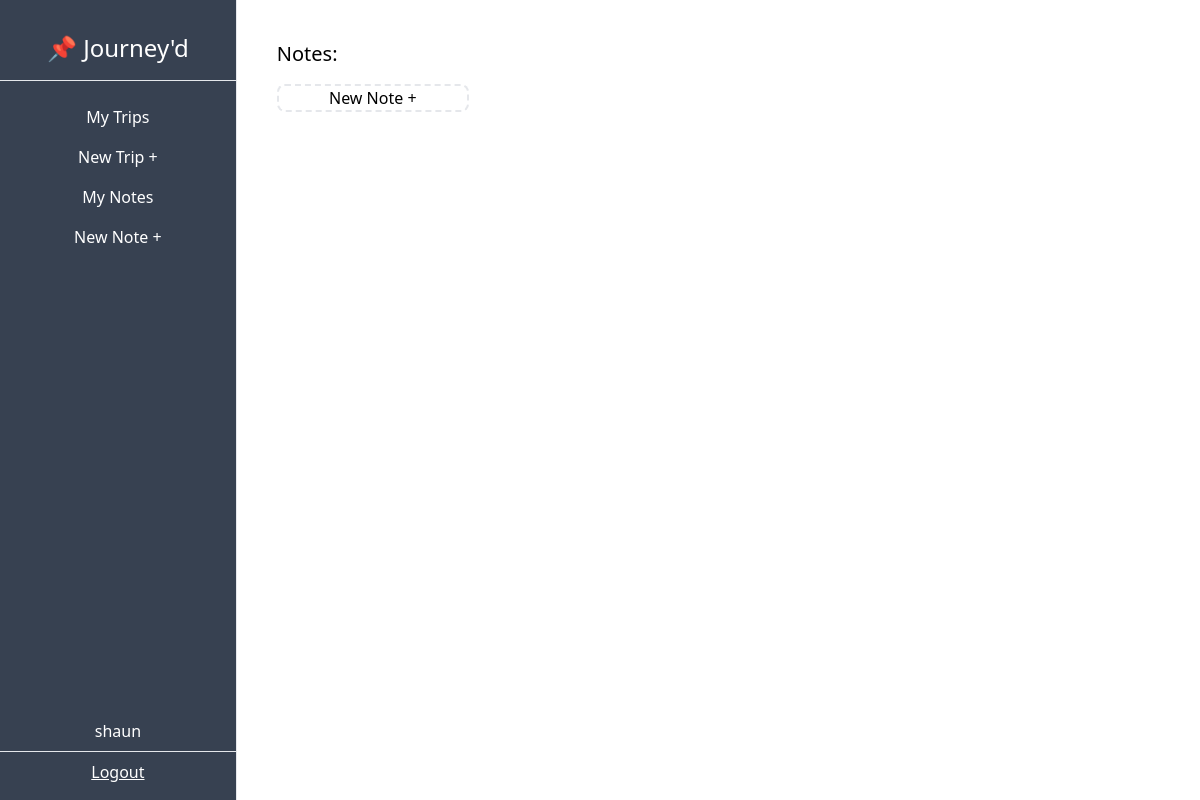
/dashboard/note (signed in), run on an earlier commit of the app's database.
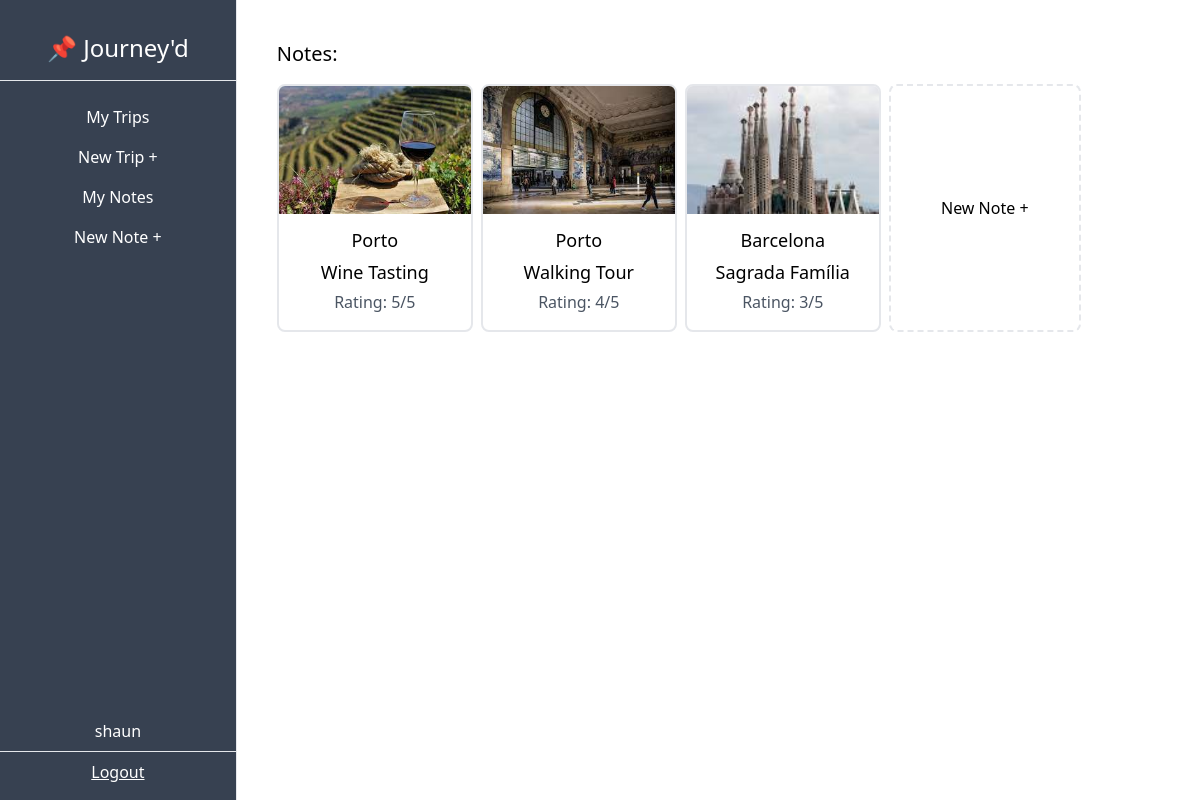
And on a later commit of the database.
### TripTrak/models.py (models this page shows, shortened)
class Note(models.Model):
    trip = models.ForeignKey(Trip, on_delete=models.CASCADE, related_name='notes')
    name = models.CharField(max_length=100)
    description = models.TextField()
    type = models.CharField(max_length=100, choices=EXCURSIONS)
    img = models.ImageField(upload_to='notes', blank=True, null=True)
    rating = models.PositiveSmallIntegerField(default=1, validators=[MaxValueValidator(5)])

class Trip(models.Model):
    city = models.CharField(max_length=50)
    country = models.CharField(max_length=2)
    start_date = models.DateField(blank=True, null=True)
    end_date = models.DateField(blank=True, null=True)
    owner = models.ForeignKey(User, on_delete=models.CASCADE, related_name='trips')

### TripTrak/views.py (the view)
# urls.py: path('dashboard/note',  NoteListView.as_view(), name='note-list'),
class NoteListView(ListView):
    model = Note
    def get_queryset(self):
        queryset = Note.objects.filter(trip__owner=self.request.user)
        return queryset

### TripTrak/templates/TripTrak/note_list.html
{% extends 'TripTrak/_base.html' %}
{% block content %}
<h3 class="text-xl pb-4">Notes:</h3>
<div class="flex gap-2 flex-wrap">
    {% for note in object_list %}
    <a href="{% url 'note-detail' note.pk %}">
        <div class="border-2 rounded-lg pb-4 hover:shadow">
            {% if note.img %}
                <img class="w-48 h-32 object-cover overflow-hidden rounded-t-md" src="{{note.img.url}}" alt="{{note.name}}">
            {% else %}
                <div class="w-48 h-32 object-cover overflow-hidden rounded-t-md"></div>
            {% endif %}
            <p class="text-center mt-3 text-lg">{{note.trip.city}}</p>
            <p class="text-center mt-1 text-lg">{{note.name}}</p>
            <p class="text-center mt-1 text-gray-600">Rating: {{note.rating}}/5</p>
        </div>
    </a>
    {% endfor %}
    <a href="{% url 'note-create' %}">
        <div class="border-2 border-dashed rounded-lg hover:shadow w-48 h-full flex justify-center items-center">
            <p class="">New Note +</p>
        </div>
    </a>
</div>
{% endblock content %}

### TripTrak/templates/TripTrak/_base.html (shortened to what this page needs)
<!DOCTYPE html>
<html lang="en">
    <head>
        <script src="https://cdn.tailwindcss.com"></script>
      </head>
<body>
    <div class="flex-col md:flex-row flex h-screen">
        <div class="md:h-screen bg-gray-700 text-white w-full md:w-1/4 md:max-w-xs py-2 md:pt-8 md:pb-2 flex flex-col items-center justify-start border-r">
            <div class="border-b w-full text-center pb-4 text-2xl">
                <h1>📌 Journey'd</h1>
            </div>
            <div class="pt-4 w-full text-center">
                <ul class="flex md:flex-col justify-around px-2 md:px-0 pb-2 md:pb-0">
                    <a href="{% url 'trip-list' %}">
                        <li class="py-2 px-3 md:px-0 hover:bg-gray-600 hover:cursor-pointer">My Trips</li>
                    </a>
                    <a href="{% url 'trip-create' %}">
                        <li class="py-2 px-3 md:px-0 hover:bg-gray-600 hover:cursor-pointer">New Trip +</li>
                    </a>
                    <a href="{% url 'note-list' %}">
                        <li class="py-2 px-3 md:px-0 hover:bg-gray-600 hover:cursor-pointer">My Notes</li>
                    </a>
                    <a href="{% url "note-create" %}">
                    <li class="py-2 px-3 md:px-0 hover:bg-gray-600 hover:cursor-pointer">New Note +</li>
                    </a>
                </ul>
            </div>
            <div class="mt-auto w-full text-center flex md:flex-col justify-evenly py-2 md:pt-0">
                <p class="">{{user.username}}</p>
                <hr class="my-2">
                <a class="underline" href="{% url 'logout' %}">
                    Logout
                </a>
            </div>
        </div>
        <div class="w-full md:w-full p-10 overflow-auto">
            {% block content %}
            {% endblock content %}
        </div>
    </div>
</body>
</html>

What changed in the data, as far as the page shows it:
added Note: img (picture), trip.city "Porto", name "Wine Tasting", rating "5"
added Note: img (picture), trip.city "Porto", name "Walking Tour", rating "4"
added Note: img (picture), trip.city "Barcelona", name "Sagrada Família", rating "3"
